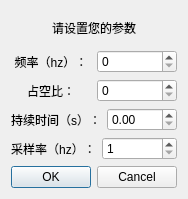
<?xml version="1.0" encoding="UTF-8"?>
<ui version="4.0">
 <class>SquareSignal</class>
 <widget class="QDialog" name="SquareSignal">
  <property name="geometry">
   <rect>
    <x>0</x>
    <y>0</y>
    <width>176</width>
    <height>199</height>
   </rect>
  </property>
  <property name="windowTitle">
   <string>矩形信号生成</string>
  </property>
  <layout class="QVBoxLayout" name="verticalLayout" stretch="0,2,2,2,2,2">
   <item>
    <widget class="QLabel" name="label">
     <property name="text">
      <string>请设置您的参数</string>
     </property>
     <property name="alignment">
      <set>Qt::AlignCenter</set>
     </property>
    </widget>
   </item>
   <item>
    <layout class="QHBoxLayout" name="Layout_freq">
     <item>
      <widget class="QLabel" name="label_freq">
       <property name="text">
        <string>频率（hz）：</string>
       </property>
       <property name="alignment">
        <set>Qt::AlignCenter</set>
       </property>
      </widget>
     </item>
     <item>
      <widget class="QSpinBox" name="freq">
       <property name="maximum">
        <number>40000</number>
       </property>
      </widget>
     </item>
    </layout>
   </item>
   <item>
    <layout class="QHBoxLayout" name="Layout_ratio">
     <item>
      <widget class="QLabel" name="label_ratio">
       <property name="text">
        <string>占空比：</string>
       </property>
       <property name="alignment">
        <set>Qt::AlignCenter</set>
       </property>
      </widget>
     </item>
     <item>
      <widget class="QSpinBox" name="ratio">
       <property name="maximum">
        <number>100</number>
       </property>
      </widget>
     </item>
    </layout>
   </item>
   <item>
    <layout class="QHBoxLayout" name="Layout_duration">
     <item>
      <widget class="QLabel" name="label_duration">
       <property name="text">
        <string>持续时间（s）：</string>
       </property>
       <property name="alignment">
        <set>Qt::AlignCenter</set>
       </property>
      </widget>
     </item>
     <item>
      <widget class="QDoubleSpinBox" name="duration">
       <property name="decimals">
        <number>2</number>
       </property>
       <property name="maximum">
        <double>999.990000000000009</double>
       </property>
       <property name="singleStep">
        <double>0.010000000000000</double>
       </property>
      </widget>
     </item>
    </layout>
   </item>
   <item>
    <layout class="QHBoxLayout" name="Layout_samplerate">
     <item>
      <widget class="QLabel" name="label_samplerate">
       <property name="text">
        <string>采样率（hz）：</string>
       </property>
       <property name="alignment">
        <set>Qt::AlignCenter</set>
       </property>
      </widget>
     </item>
     <item>
      <widget class="QSpinBox" name="samplerate">
       <property name="minimum">
        <number>1</number>
       </property>
       <property name="maximum">
        <number>99999</number>
       </property>
      </widget>
     </item>
    </layout>
   </item>
   <item>
    <widget class="QDialogButtonBox" name="buttonBox">
     <property name="orientation">
      <enum>Qt::Horizontal</enum>
     </property>
     <property name="standardButtons">
      <set>QDialogButtonBox::Cancel|QDialogButtonBox::Ok</set>
     </property>
     <property name="centerButtons">
      <bool>false</bool>
     </property>
    </widget>
   </item>
  </layout>
 </widget>
 <resources/>
 <connections>
  <connection>
   <sender>buttonBox</sender>
   <signal>accepted()</signal>
   <receiver>SquareSignal</receiver>
   <slot>accept()</slot>
   <hints>
    <hint type="sourcelabel">
     <x>248</x>
     <y>254</y>
    </hint>
    <hint type="destinationlabel">
     <x>157</x>
     <y>274</y>
    </hint>
   </hints>
  </connection>
  <connection>
   <sender>buttonBox</sender>
   <signal>rejected()</signal>
   <receiver>SquareSignal</receiver>
   <slot>reject()</slot>
   <hints>
    <hint type="sourcelabel">
     <x>316</x>
     <y>260</y>
    </hint>
    <hint type="destinationlabel">
     <x>286</x>
     <y>274</y>
    </hint>
   </hints>
  </connection>
 </connections>
</ui>
